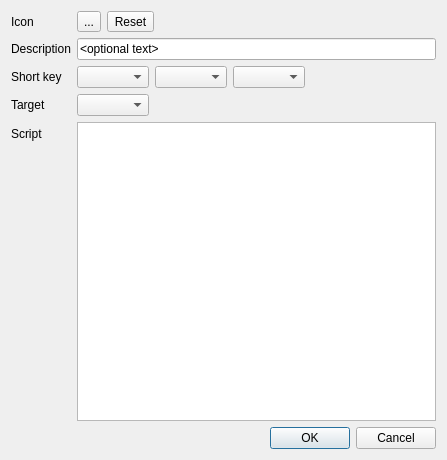
<?xml version="1.0" encoding="UTF-8"?>
<ui version="4.0">
 <class>QxCommandEditor</class>
 <widget class="QDialog" name="QxCommandEditor">
  <property name="geometry">
   <rect>
    <x>0</x>
    <y>0</y>
    <width>447</width>
    <height>460</height>
   </rect>
  </property>
  <property name="windowTitle">
   <string>Dialog</string>
  </property>
  <layout class="QFormLayout" name="formLayout">
   <property name="fieldGrowthPolicy">
    <enum>QFormLayout::ExpandingFieldsGrow</enum>
   </property>
   <item row="0" column="0">
    <widget class="QLabel" name="label">
     <property name="text">
      <string>Icon</string>
     </property>
    </widget>
   </item>
   <item row="0" column="1">
    <layout class="QHBoxLayout" name="horizontalLayout">
     <item>
      <widget class="QToolButton" name="icon_">
       <property name="sizePolicy">
        <sizepolicy hsizetype="Preferred" vsizetype="Preferred">
         <horstretch>0</horstretch>
         <verstretch>0</verstretch>
        </sizepolicy>
       </property>
       <property name="text">
        <string>...</string>
       </property>
       <property name="iconSize">
        <size>
         <width>32</width>
         <height>32</height>
        </size>
       </property>
      </widget>
     </item>
     <item>
      <widget class="QToolButton" name="iconReset_">
       <property name="text">
        <string>Reset</string>
       </property>
      </widget>
     </item>
    </layout>
   </item>
   <item row="1" column="0">
    <widget class="QLabel" name="label_2">
     <property name="text">
      <string>Description</string>
     </property>
    </widget>
   </item>
   <item row="1" column="1">
    <widget class="QLineEdit" name="description_">
     <property name="text">
      <string>&lt;optional text&gt;</string>
     </property>
    </widget>
   </item>
   <item row="2" column="0">
    <widget class="QLabel" name="label_3">
     <property name="text">
      <string>Short key</string>
     </property>
    </widget>
   </item>
   <item row="2" column="1">
    <layout class="QHBoxLayout" name="horizontalLayout_2">
     <item>
      <widget class="QComboBox" name="modifier_">
       <property name="sizePolicy">
        <sizepolicy hsizetype="Preferred" vsizetype="Preferred">
         <horstretch>0</horstretch>
         <verstretch>0</verstretch>
        </sizepolicy>
       </property>
      </widget>
     </item>
     <item>
      <widget class="QComboBox" name="keyGroup_">
       <property name="sizePolicy">
        <sizepolicy hsizetype="Preferred" vsizetype="Preferred">
         <horstretch>0</horstretch>
         <verstretch>0</verstretch>
        </sizepolicy>
       </property>
      </widget>
     </item>
     <item>
      <widget class="QComboBox" name="key_">
       <property name="sizePolicy">
        <sizepolicy hsizetype="Preferred" vsizetype="Preferred">
         <horstretch>0</horstretch>
         <verstretch>0</verstretch>
        </sizepolicy>
       </property>
      </widget>
     </item>
    </layout>
   </item>
   <item row="3" column="0">
    <widget class="QLabel" name="label_5">
     <property name="text">
      <string>Target</string>
     </property>
    </widget>
   </item>
   <item row="3" column="1">
    <widget class="QComboBox" name="target_"/>
   </item>
   <item row="4" column="0">
    <widget class="QLabel" name="scriptLabel_">
     <property name="text">
      <string>Script</string>
     </property>
    </widget>
   </item>
   <item row="4" column="1">
    <widget class="QPlainTextEdit" name="script_">
     <property name="sizePolicy">
      <sizepolicy hsizetype="Expanding" vsizetype="Expanding">
       <horstretch>0</horstretch>
       <verstretch>1</verstretch>
      </sizepolicy>
     </property>
    </widget>
   </item>
   <item row="5" column="1">
    <widget class="QDialogButtonBox" name="buttonBox">
     <property name="orientation">
      <enum>Qt::Horizontal</enum>
     </property>
     <property name="standardButtons">
      <set>QDialogButtonBox::Cancel|QDialogButtonBox::Ok</set>
     </property>
    </widget>
   </item>
  </layout>
 </widget>
 <resources/>
 <connections>
  <connection>
   <sender>buttonBox</sender>
   <signal>accepted()</signal>
   <receiver>QxCommandEditor</receiver>
   <slot>accept()</slot>
   <hints>
    <hint type="sourcelabel">
     <x>248</x>
     <y>254</y>
    </hint>
    <hint type="destinationlabel">
     <x>157</x>
     <y>274</y>
    </hint>
   </hints>
  </connection>
  <connection>
   <sender>buttonBox</sender>
   <signal>rejected()</signal>
   <receiver>QxCommandEditor</receiver>
   <slot>reject()</slot>
   <hints>
    <hint type="sourcelabel">
     <x>316</x>
     <y>260</y>
    </hint>
    <hint type="destinationlabel">
     <x>286</x>
     <y>274</y>
    </hint>
   </hints>
  </connection>
 </connections>
</ui>
